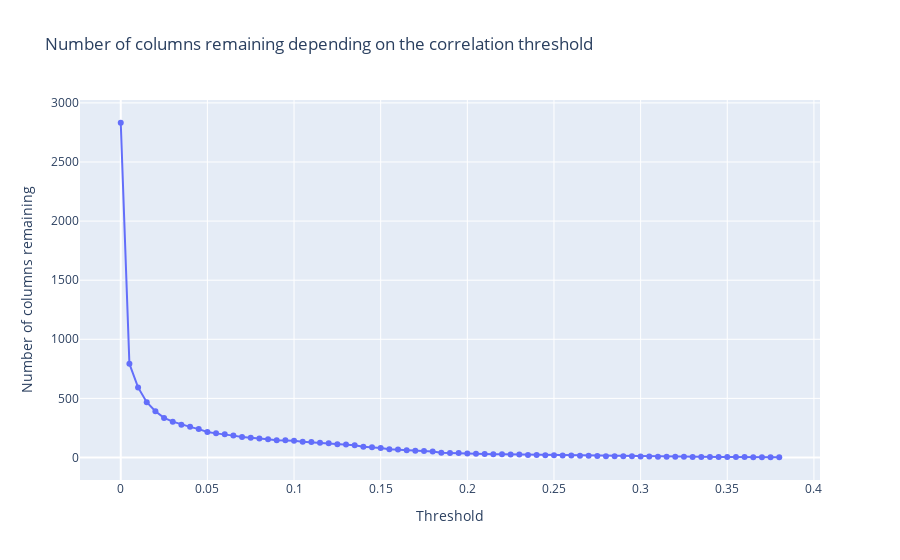

Write notebook code for a chart like this one.
### Markdown cell above
Some columns have a quite high correlation with the output. We can try to eliminate the variables with the lowest correlation.

### Code cell
import numpy as np
import plotly.graph_objects as go

fig = go.Figure()
thresholds = np.arange(0, correlation[0], 0.005)
nb_col_remaining = []

for threshold in thresholds:
    columns_to_drop = correlation[correlation < threshold].index
    nb_col_remaining.append(df_fraud.shape[1] - len(columns_to_drop))

fig.add_trace(go.Scatter(x=thresholds, y=nb_col_remaining, mode='lines+markers'))
fig.update_layout(title='Number of columns remaining depending on the correlation threshold',
                  xaxis_title='Threshold',
                  yaxis_title='Number of columns remaining')

### Figure 1 — Plotly figure (JSON) as saved in the notebook; plotly's stock layout.template omitted (floating-point values rounded to 4 significant figures)
{"data": [{"mode": "lines+markers", "type": "scatter", "x": [0, 0.005, 0.01, 0.015, 0.02, 0.025, 0.03, 0.035, 0.04, 0.045, 0.05, 0.055, 0.06, 0.065, 0.07, 0.075, 0.08, 0.085, 0.09, 0.095, 0.1, 0.105, 0.11, 0.115, 0.12, 0.125, 0.13, 0.135, 0.14, 0.145, 0.15, 0.155, 0.16, 0.165, 0.17, 0.175, 0.18, 0.185, 0.19, 0.195, 0.2, 0.205, 0.21, 0.215, 0.22, 0.225, 0.23, 0.235, 0.24, 0.245, 0.25, 0.255, 0.26, 0.265, 0.27, 0.275, 0.28, 0.285, 0.29, 0.295, 0.3, 0.305, 0.31, 0.315, 0.32, 0.325, 0.33, 0.335, 0.34, 0.345, 0.35, 0.355, 0.36, 0.365, 0.37, 0.375, 0.38], "y": [2832, 792, 593, 468, 391, 335, 303, 278, 259, 240, 216, 204, 196, 185, 173, 168, 161, 154, 146, 145, 141, 134, 130, 125, 120, 113, 109, 104, 91, 87, 81, 70, 67, 62, 57, 54, 50, 41, 38, 37, 33, 32, 30, 28, 27, 26, 25, 21, 20, 19, 18, 16, 16, 15, 14, 13, 11, 10, 10, 10, 9, 8, 7, 7, 6, 6, 5, 5, 5, 5, 5, 5, 5, 3, 2, 2, 2]}], "layout": {"title": {"text": "Number of columns remaining depending on the correlation threshold"}, "xaxis": {"title": {"text": "Threshold"}}, "yaxis": {"title": {"text": "Number of columns remaining"}}}}
